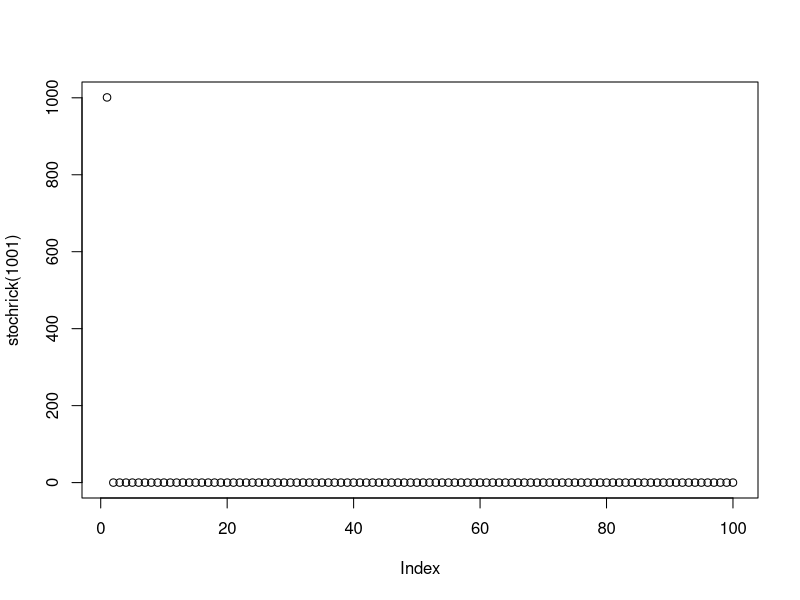

Here is the R script that generated this plot:
# Runs the stochastic Ricker equation with gaussian fluctuations

rm(list = ls())

stochrick <- function(p0 = runif(1000, .5, 1.5), r = 1.2, K = 1, sigma = 0.2, numyears = 100){
  
  # runif() command here generates random deviates of the uniform distribution between (n, min, max) 
  N <- matrix(NA, numyears, length(p0))  #initialize empty matrix (preallocation)

  N[1, ] <- p0

  for (pop in 1:length(p0)) { #loop through the populations

    for (yr in 2:numyears){ #for each pop, loop through the years

      N[yr, pop] <- N[yr-1, pop] * exp(r * (1 - N[yr - 1, pop] / K) + rnorm(1, 0, sigma)) # add one fluctuation from normal distribution
    
     }
  
  }
 return(N)

}

plot(stochrick(1001))

# Now write another function called stochrickvect that vectorizes the above to
# the extent possible, with improved performance: 

# print("Vectorized Stochastic Ricker takes:")
# print(system.time(res2<-stochrickvect()))